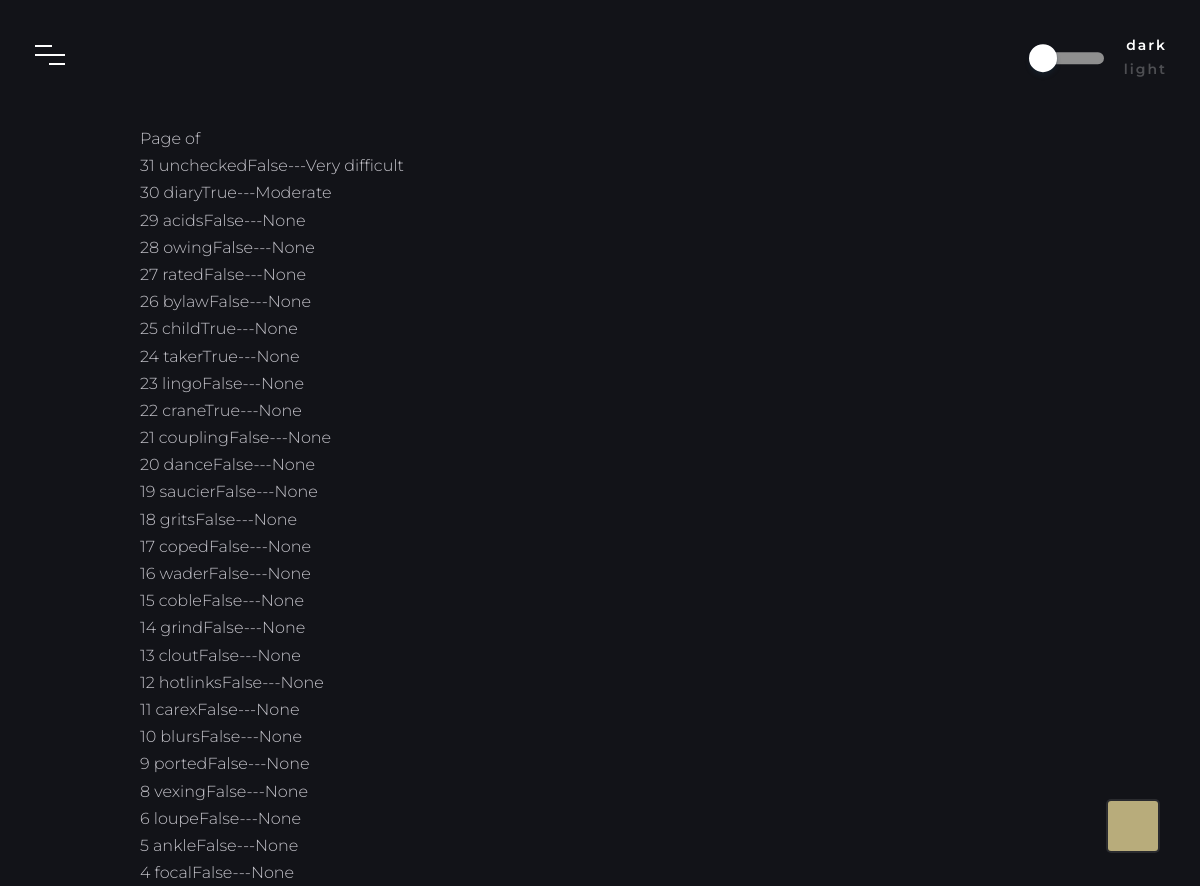
Before: /wordle/ (signed in) with the older database file.
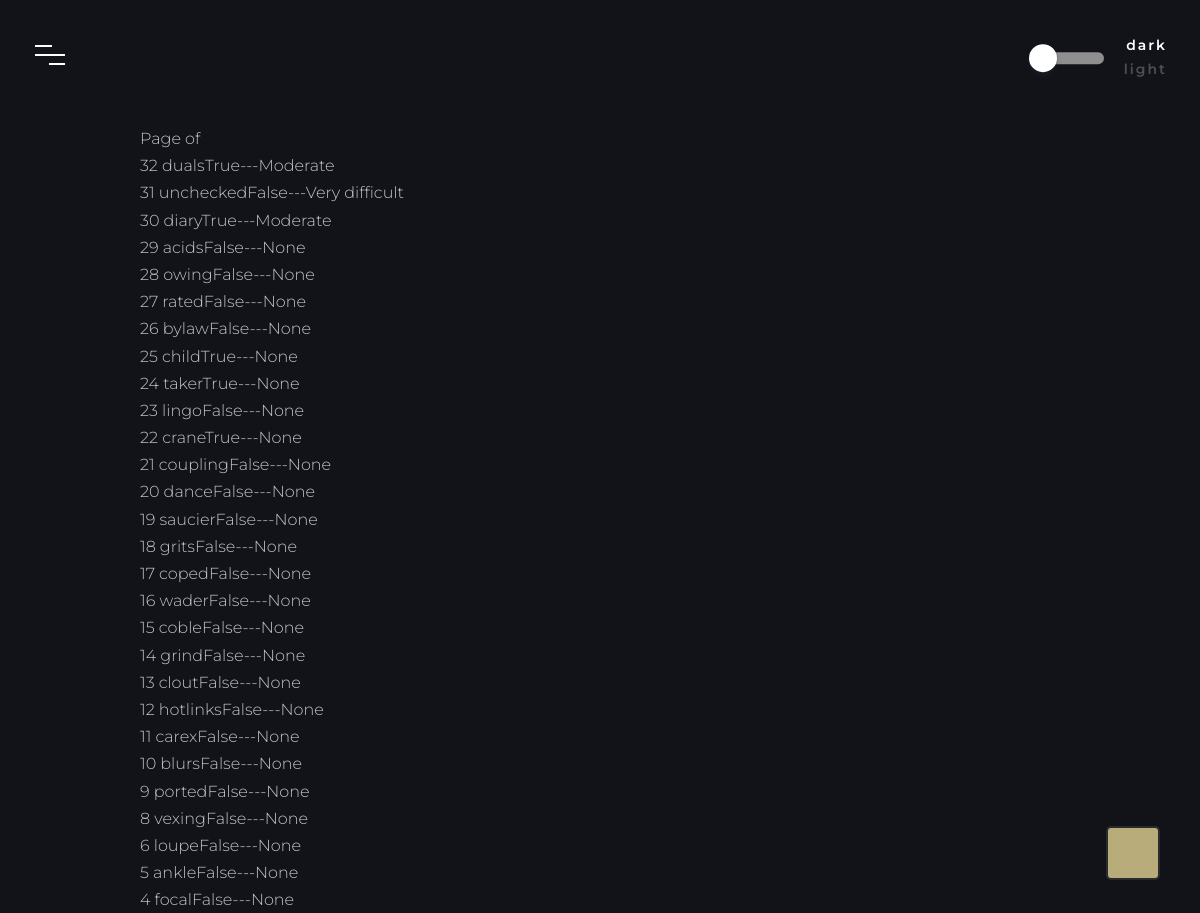
After: the same page with the newer database file.
### wordle/models.py (models this page shows)
class WordleHistory(models.Model):
    player = models.ForeignKey(
        USER_MODEL,
        related_name="wordlehistory",
        on_delete=models.CASCADE,
        null = True
    )
    word = models.CharField(max_length=10)
    length = models.PositiveSmallIntegerField(
        default=5,
        verbose_name="Word length",
        validators=[
            MaxValueValidator(9),
            MinValueValidator(4),
        ]
    )
    duplicates = models.BooleanField(default=False, verbose_name="Allow duplicate letters")
    tries = models.PositiveSmallIntegerField(
        default=6,
        verbose_name="Guesses allowed",
        validators=[
            MaxValueValidator(10),
            MinValueValidator(3),
        ]
    )
    guesses_needed = models.IntegerField(null=True,blank=True)
    cleared = models.BooleanField(default=False)
    difficulty = models.CharField(max_length=100, null=True)
    attempted_at = models.DateTimeField(auto_now_add=True)
    def __str__(self):
        return f'{self.id} {self.word}'

### wordle/views.py (the view)
# urls.py: path("", WordleHistoryList.as_view(), name="wordle_history"),
class WordleHistoryList(ListView):
    model = WordleHistory
    template_name = "wordle/history.html"
    def get_queryset(self):
        users = get_user_model()
        if self.request.user not in users.objects.all():
            return None
        return WordleHistory.objects.order_by("-attempted_at").filter(player=self.request.user)

### wordle/templates/wordle/history.html (shortened to what this page needs)
{% extends 'base.html' %}
{% block content %}
  <main>
    <div class="main-page-gallery">
      {% if user.is_authenticated %}
        <div class="pagination padded">
            Page {{ page_obj.number }} of {{ page_obj.paginator.num_pages }}
        </div>
        {% for item in wordlehistory_list %}
            <div>
              {{item}}{{item.cleared}}---{{item.difficulty}}
            </div>
        {% endfor %}
      {% endif %}
    </div>
  </main>
{% endblock content %}

Changed rows visible on the page:
added WordleHistory: id+word "32 duals", cleared "True", difficulty "Moderate"
